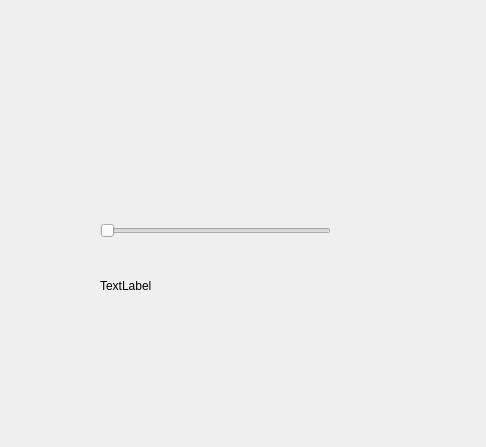
<?xml version="1.0" encoding="UTF-8"?>
<ui version="4.0">
 <class>Widget</class>
 <widget class="QWidget" name="Widget">
  <property name="geometry">
   <rect>
    <x>0</x>
    <y>0</y>
    <width>486</width>
    <height>447</height>
   </rect>
  </property>
  <property name="windowTitle">
   <string>Widget</string>
  </property>
  <widget class="QmyBattery" name="battery" native="true">
   <property name="geometry">
    <rect>
     <x>100</x>
     <y>60</y>
     <width>231</width>
     <height>121</height>
    </rect>
   </property>
  </widget>
  <widget class="QSlider" name="slider">
   <property name="geometry">
    <rect>
     <x>100</x>
     <y>220</y>
     <width>231</width>
     <height>22</height>
    </rect>
   </property>
   <property name="orientation">
    <enum>Qt::Horizontal</enum>
   </property>
  </widget>
  <widget class="QLabel" name="LabInfo">
   <property name="geometry">
    <rect>
     <x>100</x>
     <y>270</y>
     <width>231</width>
     <height>31</height>
    </rect>
   </property>
   <property name="text">
    <string>TextLabel</string>
   </property>
  </widget>
 </widget>
 <layoutdefault spacing="6" margin="11"/>
 <customwidgets>
  <customwidget>
   <class>QmyBattery</class>
   <extends>QWidget</extends>
   <header>qmybattery.h</header>
   <container>1</container>
  </customwidget>
 </customwidgets>
 <resources/>
 <connections/>
</ui>
